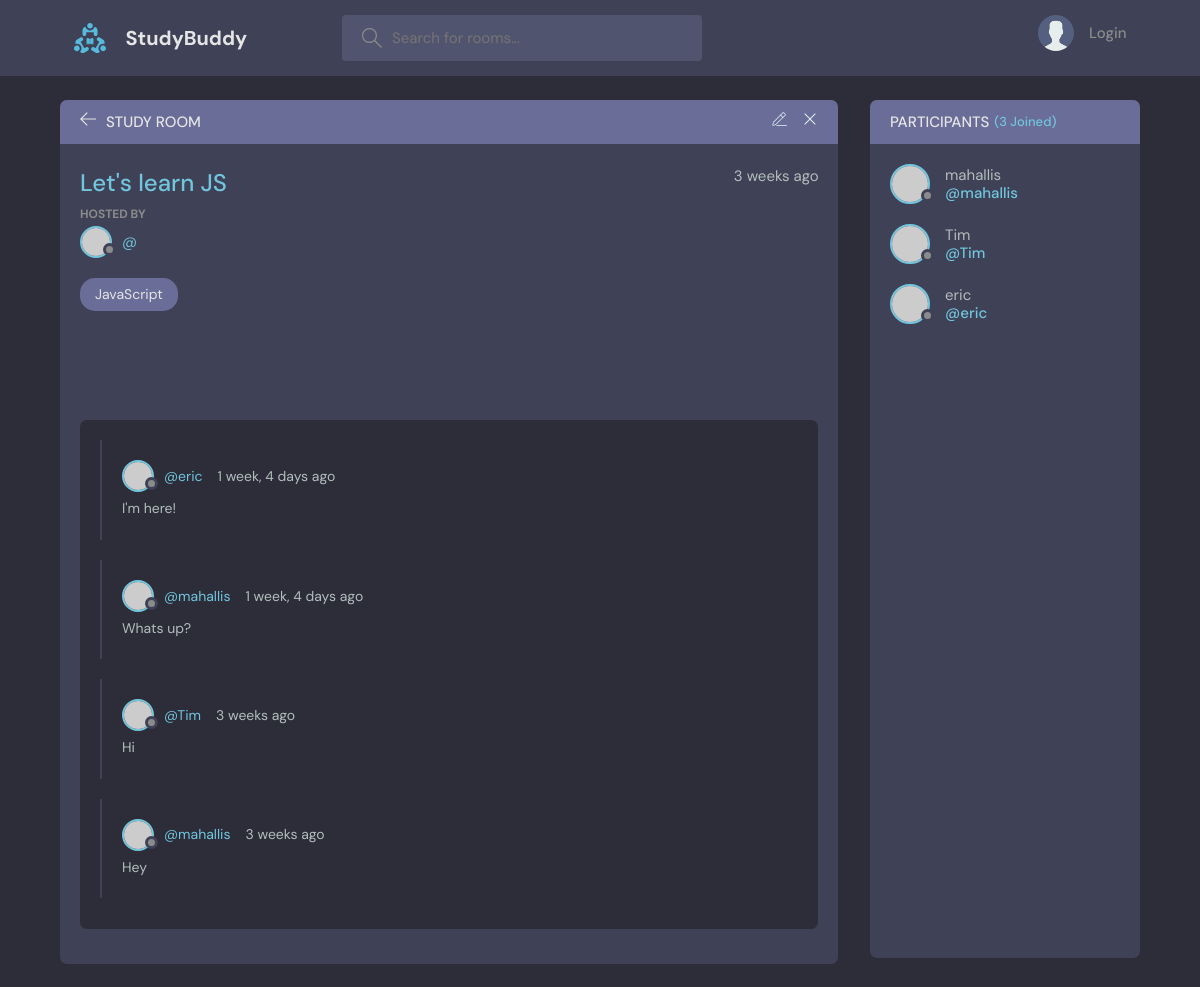
The page /room/1/ on the database its author committed.
### base/models.py (models this page shows, shortened)
class Room(models.Model):
    host = models.ForeignKey(User, on_delete=models.SET_NULL, null=True)
    topic = models.ForeignKey(Topic, on_delete=models.SET_NULL, null=True)
    name = models.CharField(max_length=200)
    description = models.TextField(null=True, blank=True)
    participants = models.ManyToManyField(
        User, related_name='participants', blank=True)
    updated = models.DateTimeField(auto_now=True)
    created = models.DateTimeField(auto_now_add=True)
    class Meta:
        ordering = ['-updated', '-created']

class Topic(models.Model):
    name = models.CharField(max_length=200)
    def __str__(self):
        return self.name

class Message(models.Model):
    user = models.ForeignKey(User, on_delete=models.CASCADE)
    room = models.ForeignKey(Room, on_delete=models.CASCADE)
    body = models.TextField()
    updated = models.DateTimeField(auto_now=True)
    created = models.DateTimeField(auto_now_add=True)
    class Meta:
        ordering = ['-updated', '-created']

### base/views.py (the view, shortened to what this page needs)
# urls.py: path('room/<str:pk>/', views.room, name="room"),
def room(request, pk):
    room = Room.objects.get(id=pk)
    room_messages = room.message_set.all().order_by('-created')
    participants = room.participants.all()
    context = {'room': room, 'room_messages': room_messages,
               'participants': participants}
    return render(request, 'base/room.html', context)

### base/templates/base/room.html (shortened to what this page needs)
{% extends 'main.html' %}
{% block content %}
<main class="profile-page layout layout--2">
  <div class="container">
    <div class="room">
      <div class="room__top">
        <div class="room__topLeft">
          <a href="{% url 'home' %}">
            <svg version="1.1" xmlns="http://www.w3.org/2000/svg" width="32" height="32" viewBox="0 0 32 32">
              <title>arrow-left</title>
              <path
                d="M13.723 2.286l-13.723 13.714 13.719 13.714 1.616-1.611-10.96-10.96h27.625v-2.286h-27.625l10.965-10.965-1.616-1.607z"
              ></path>
            </svg>
          </a>
          <h3>Study Room</h3>
        </div>
        <div class="room__topRight">
          <a href="{% url 'update-room' room.id %}">
          </a>
          <a href="{% url 'delete-room' room.id %}">
            <svg version="1.1" xmlns="http://www.w3.org/2000/svg" width="32" height="32" viewBox="0 0 32 32">
              <title>remove</title>
              <path
                d="M27.314 6.019l-1.333-1.333-9.98 9.981-9.981-9.981-1.333 1.333 9.981 9.981-9.981 9.98 1.333 1.333 9.981-9.98 9.98 9.98 1.333-1.333-9.98-9.98 9.98-9.981z"
              ></path>
            </svg>
          </a>
        </div>
      </div>
      <div class="room__box scroll">
        <div class="room__header scroll">
          <div class="room__info">
            <h3>{{room.name}}</h3>
            <span>{{room.created|timesince}} ago</span>
          </div>
          <div class="room__hosted">
            <p>Hosted By</p>
            <a href="{% url 'user-profile' user.id %}" class="room__author">
              <div class="avatar avatar--small">
                <img src="https://randomuser.me/api/portraits/men/69.jpg" />
              </div>
              <span>@{{user.username}}</span>
            </a>
          </div>
          <span class="room__topics">{{room.topic}}</span>
        </div>
        <div class="room__conversation">
          <div class="threads scroll">
            {% for message in room_messages %}
            <div class="thread">
              <div class="thread__top">
                <div class="thread__author">
                  <a href="{% url 'user-profile' user.id %}" class="thread__authorInfo">
                    <div class="avatar avatar--small">
                      <img src="https://randomuser.me/api/portraits/men/{{forloop.counter}}.jpg" />
                    </div>
                    <span>@{{message.user}}</span>
                  </a>
                  <span class="thread__date">{{message.created| timesince}} ago</span>
                </div>
              </div>
              <div class="thread__details">
                {{message.body}}
              </div>
            </div>
            {% endfor %}
          </div>
        </div>
      </div>
      <div class="room__message">
      </div>
    </div>
    <div class="participants">
      <h3 class="participants__top">Participants <span>({{participants.count}} Joined)</span></h3>
      <div class="participants__list scroll">
        {% for user in participants %}
        <a href="{% url 'user-profile' user.id %}" class="participant">
          <div class="avatar avatar--medium">
            <img src="https://randomuser.me/api/portraits/men/{{forloop.counter}}.jpg" />
          </div>
          <p>
            {{user.username}}
            <span>@{{user.username}}</span>
          </p>
        </a>
        {% endfor %}
      </div>
    </div>
  </div>
</main>
{% endblock %}

### rows shown on the page
Room: name "Let's learn JS", created "3 weeks", topic "JavaScript"
Message: user "eric", created "1 week, 4 days", body "I'm here!"
Message: user "mahallis", created "1 week, 4 days", body "Whats up?"
Message: user "Tim", created "3 weeks", body "Hi"
Message: user "mahallis", created "3 weeks", body "Hey"

### other values the page prints
{{ participants.count }} "3"
{{ user.username }} "mahallis"
{{ user.username }} "Tim"
{{ user.username }} "eric"
